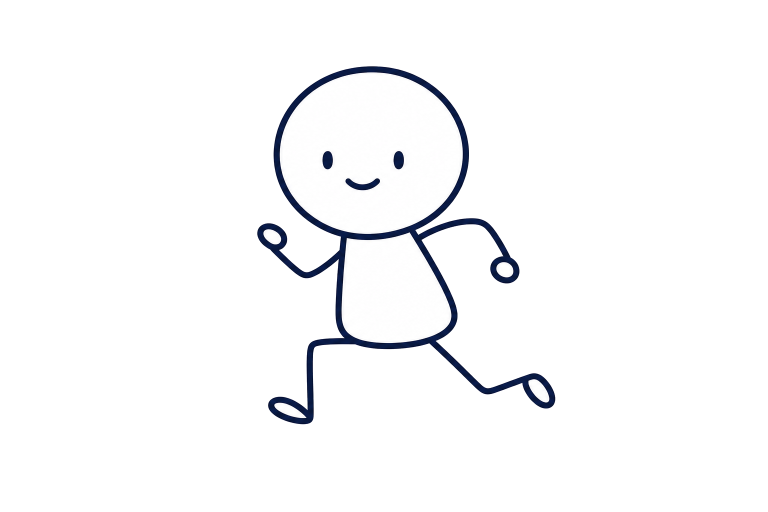
#> input picture material/image1.png, 1536 x 1024 px (shown at 1/2 size)
$ python -i png_alpha.py   (imports and definitions only)
#> lines starting #> are read from the running program, lines starting #| are printed output that depends on the picture; after the words box and inside, x2 and y2 are one past the last pixel; in counts of white or black regions, pixels touching at a corner belong together
# -*- coding: utf-8 -*-
"""PNG alpha 紧裁切与满画幅校验。"""
from __future__ import annotations

import os
from dataclasses import dataclass, asdict
from typing import Any, Dict, Optional, Tuple

from PIL import Image


@dataclass
class MarginMetrics:
    left: float
    right: float
    top: float
    bottom: float
    fill_ratio: float
    bbox: Tuple[int, int, int, int]
    width: int
    height: int

    @property
    def max_margin(self) -> float:
        return max(self.left, self.right, self.top, self.bottom)

    def axis_margins_ok(self, max_margin_ratio: float) -> bool:
        """至少一个轴向（左+右 或 上+下）贴边，允许另一轴向居中留白。"""
        horizontal_ok = self.left <= max_margin_ratio and self.right <= max_margin_ratio
        vertical_ok = self.top <= max_margin_ratio and self.bottom <= max_margin_ratio
        return horizontal_ok or vertical_ok

    def tight_fill_ok(self, max_margin_ratio: float) -> bool:
        """内容贴满输出画布（紧裁切后四边均贴边）。"""
        return self.max_margin <= max_margin_ratio

    def to_dict(self) -> Dict[str, Any]:
        return {
            **asdict(self),
            "max_margin": self.max_margin,
        }


def _ensure_rgba(image: Image.Image) -> Image.Image:
    if image.mode == "RGBA":
        return image
    return image.convert("RGBA")


def compute_alpha_bbox(
    image: Image.Image,
    alpha_threshold: int = 128,
) -> Optional[Tuple[int, int, int, int]]:
    """返回 (left, upper, right, lower)，PIL crop 格式；无有效像素时 None。"""
    rgba = _ensure_rgba(image)
    alpha = rgba.getchannel("A")
    mask = alpha.point(lambda p: 255 if p >= alpha_threshold else 0)
    return mask.getbbox()


def measure_margins(
    image: Image.Image,
    alpha_threshold: int = 128,
) -> MarginMetrics:
    rgba = _ensure_rgba(image)
    width, height = rgba.size
    bbox = compute_alpha_bbox(rgba, alpha_threshold)
    if bbox is None:
        return MarginMetrics(
            left=1.0,
            right=1.0,
            top=1.0,
            bottom=1.0,
            fill_ratio=0.0,
            bbox=(0, 0, 0, 0),
            width=width,
            height=height,
        )

    x0, y0, x1, y1 = bbox
    content_w = max(x1 - x0, 1)
    content_h = max(y1 - y0, 1)
    return MarginMetrics(
        left=x0 / width,
        right=(width - x1) / width,
        top=y0 / height,
        bottom=(height - y1) / height,
        fill_ratio=(content_w * content_h) / (width * height),
        bbox=bbox,
        width=width,
        height=height,
    )


def _aspect_ratio(width: int, height: int) -> float:
    if height <= 0:
        return 1.0
    return width / height


def _compute_output_size(
    crop_w: int,
    crop_h: int,
    source_w: int,
    source_h: int,
    target_width: Optional[int],
    target_height: Optional[int],
) -> Tuple[int, int]:
    """
    在保持裁切内容宽高比不变的前提下，计算输出尺寸（仅等比缩放，禁止拉伸）。

    - 未指定 target：输出为裁切后原始像素尺寸
    - 仅指定一边：另一边按比例推导
    - 同时指定 target_w/h：在框内 contain 缩放，输出为缩放后紧贴内容的尺寸（不铺到固定方形画布）
    """
    crop_ar = _aspect_ratio(crop_w, crop_h)

    if target_width is None and target_height is None:
        return crop_w, crop_h

    if target_width is not None and target_height is None:
        new_w = max(1, target_width)
        new_h = max(1, int(round(new_w / crop_ar)))
        return new_w, new_h

    if target_height is not None and target_width is None:
        new_h = max(1, target_height)
        new_w = max(1, int(round(new_h * crop_ar)))
        return new_w, new_h

    tw, th = target_width, target_height
    scale = min(tw / crop_w, th / crop_h)
    new_w = max(1, int(round(crop_w * scale)))
    new_h = max(1, int(round(new_w / crop_ar)))
    return new_w, new_h


def _resize_preserving_aspect(
    cropped: Image.Image,
    output_width: int,
    output_height: int,
) -> Image.Image:
    """等比缩放至 output 尺寸（宽高须已由 _compute_output_size 按同一比例算出）。"""
    crop_w, crop_h = cropped.size
    if crop_w <= 0 or crop_h <= 0:
        raise ValueError("裁切后内容尺寸无效")

    if (output_width, output_height) == (crop_w, crop_h):
        return cropped.copy()

    return cropped.resize((output_width, output_height), Image.Resampling.LANCZOS)


def _check_alpha_quality(
    image: Image.Image,
    margins: MarginMetrics,
    alpha_threshold: int = 10,
) -> bool:
    """紧贴满画幅时四角可为内容像素；有留白时要求四角近乎透明。"""
    if margins.tight_fill_ok(0.01):
        return True
    rgba = _ensure_rgba(image)
    alpha = rgba.getchannel("A")
    w, h = rgba.size
    points = [(0, 0), (w - 1, 0), (0, h - 1), (w - 1, h - 1)]
    transparent_count = sum(1 for x, y in points if alpha.getpixel((x, y)) < alpha_threshold)
    return transparent_count >= 3


@dataclass
class TrimPngAlphaResult:
    input_path: str
    output_path: str
    source_size: Tuple[int, int]
    cropped_size: Tuple[int, int]
    output_size: Tuple[int, int]
    source_aspect_ratio: float
    cropped_aspect_ratio: float
    output_aspect_ratio: float
    aspect_ratio_preserved: bool
    bbox_before: Optional[Tuple[int, int, int, int]]
    margins_before: Dict[str, Any]
    margins_after: Dict[str, Any]
    margin_ok: bool
    alpha_corners_ok: bool
    written: bool

    def to_dict(self) -> Dict[str, Any]:
        return asdict(self)


def trim_png_alpha(
    input_path: str,
    output_path: Optional[str] = None,
    target_width: Optional[int] = None,
    target_height: Optional[int] = None,
    alpha_threshold: int = 128,
    max_margin_ratio: float = 0.02,
    validate_only: bool = False,
) -> TrimPngAlphaResult:
    """
    按 alpha 包围盒裁切 PNG，**保持内容原有宽高比**等比缩放输出（禁止拉伸）。

    默认 output_path=input_path（覆盖原文件）。
    未指定 target 时仅裁切透明边，输出尺寸=内容包围盒尺寸。
    指定 target 时在目标框内 contain 缩放，输出尺寸随比例变化（如 512×384），不强制铺到方形画布。
    """
#> called with input_path = '../../material/image1.png', alpha_threshold = 128, max_margin_ratio = 0.02, validate_only = False
    if not os.path.isfile(input_path):
        raise FileNotFoundError(f"PNG 文件不存在: {input_path}")

    ext = os.path.splitext(input_path)[1].lower()
    if ext != ".png":
        raise ValueError(f"仅支持 PNG 文件，当前: {input_path}")

    out_path = output_path or input_path
    if not validate_only:
        out_dir = os.path.dirname(os.path.abspath(out_path))
        if out_dir and not os.path.isdir(out_dir):
            os.makedirs(out_dir, exist_ok=True)

    with Image.open(input_path) as img:
#> img is the input picture: PIL image 1536x1024 RGBA; mean R, G, B, A 247.8, 248, 249.2, 28.5
        rgba = _ensure_rgba(img)
        source_size = rgba.size
#> source_size = (1536, 1024)
        source_ar = _aspect_ratio(*source_size)
#> source_ar = 1.5
        margins_before = measure_margins(rgba, alpha_threshold)
#> in compute_alpha_bbox, `alpha = rgba.getchannel("A")`:
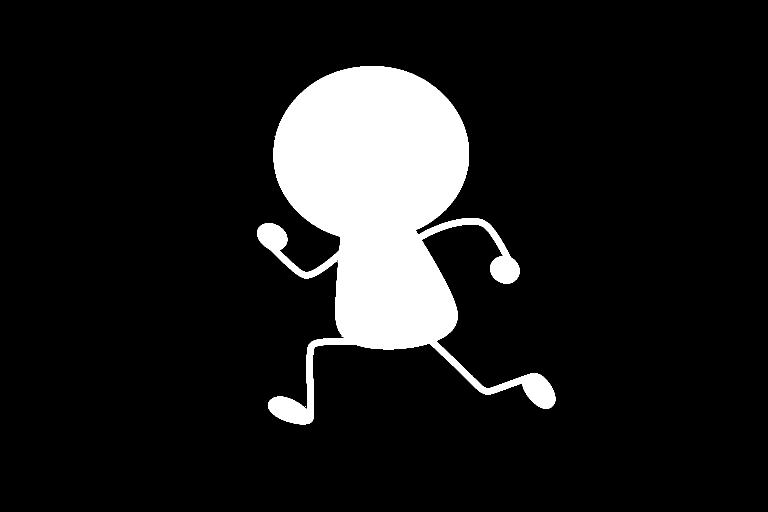
#> alpha: PIL image 1536x1024 L (shown at 1/2 size); 11.2% white; 4 white regions (3 under 20 px), largest, box (x1, y1, x2, y2) and area: (514, 132, 1111, 849) 175796
#> in measure_margins, `bbox = compute_alpha_bbox(rgba, alpha_threshold)`: bbox = (514, 132, 1111, 849)
#> in measure_margins, `x0, y0, x1, y1 = bbox`: x0 = 514; y0 = 132; x1 = 1111; y1 = 849
#> in measure_margins, `content_w = max(x1 - x0, 1)`: content_w = 597
#> in measure_margins, `content_h = max(y1 - y0, 1)`: content_h = 717
        bbox = compute_alpha_bbox(rgba, alpha_threshold)
#> bbox = (514, 132, 1111, 849)
        if bbox is None:
            raise ValueError(f"PNG 无有效 alpha 主体（阈值 {alpha_threshold}）: {input_path}")

        cropped = rgba.crop(bbox)
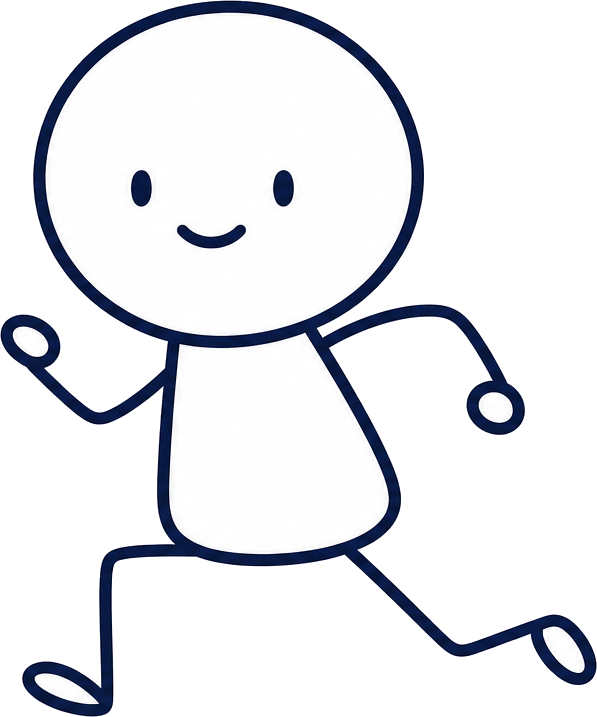
#> cropped: PIL image 597x717 RGBA; mean R, G, B, A 230.4, 231.7, 235.8, 104.7; transparent parts drawn white
        cropped_size = cropped.size
#> cropped_size = (597, 717)
        cropped_ar = _aspect_ratio(*cropped_size)
#> cropped_ar = 0.833

        out_w, out_h = _compute_output_size(
            cropped_size[0],
            cropped_size[1],
            source_size[0],
            source_size[1],
            target_width,
            target_height,
        )
#> out_w = 597; out_h = 717
        output_ar = _aspect_ratio(out_w, out_h)
#> output_ar = 0.833

        # 允许 1px 舍入误差
        aspect_ratio_preserved = abs(output_ar - cropped_ar) <= max(0.02, cropped_ar * 0.002)
#> aspect_ratio_preserved = True

        result_img = _resize_preserving_aspect(cropped, out_w, out_h)
        margins_after_obj = measure_margins(result_img, alpha_threshold)
#> call 3 of compute_alpha_bbox, with alpha_threshold = 128
#> in compute_alpha_bbox (call 3), `alpha = rgba.getchannel("A")`:
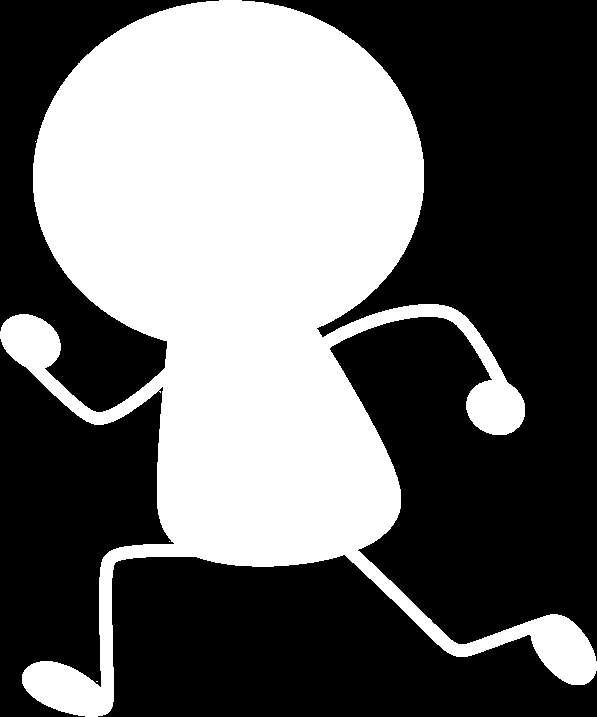
#> alpha: PIL image 597x717 L; 41.1% white; 4 white regions (3 under 20 px), largest, box (x1, y1, x2, y2) and area: (0, 0, 597, 717) 175796
        margin_ok = margins_after_obj.tight_fill_ok(max_margin_ratio) or margins_after_obj.axis_margins_ok(
            max_margin_ratio
        )
#> margin_ok = True
        alpha_corners_ok = _check_alpha_quality(result_img, margins_after_obj)
#> alpha_corners_ok = True

        written = False
        if not validate_only:
            result_img.save(out_path, format="PNG")
            written = True

    return TrimPngAlphaResult(
        input_path=os.path.abspath(input_path),
        output_path=os.path.abspath(out_path),
        source_size=source_size,
        cropped_size=cropped_size,
        output_size=(out_w, out_h),
        source_aspect_ratio=round(source_ar, 6),
        cropped_aspect_ratio=round(cropped_ar, 6),
        output_aspect_ratio=round(output_ar, 6),
        aspect_ratio_preserved=aspect_ratio_preserved,
        bbox_before=bbox,
        margins_before=margins_before.to_dict(),
        margins_after=margins_after_obj.to_dict(),
        margin_ok=margin_ok,
        alpha_corners_ok=alpha_corners_ok,
        written=written,
    )

>>> result = trim_png_alpha('../../material/image1.png')
